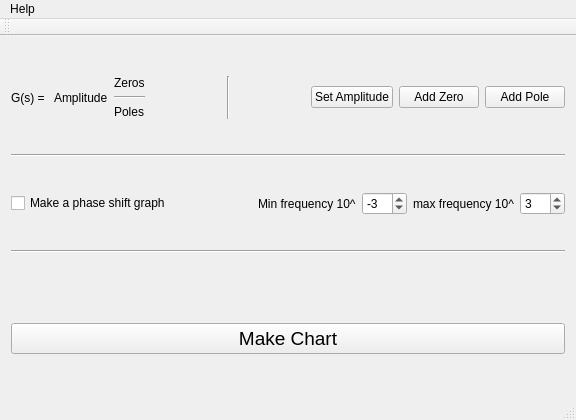
<?xml version="1.0" encoding="UTF-8"?>
<ui version="4.0">
 <class>MainWindow</class>
 <widget class="QMainWindow" name="MainWindow">
  <property name="geometry">
   <rect>
    <x>0</x>
    <y>0</y>
    <width>576</width>
    <height>420</height>
   </rect>
  </property>
  <property name="windowTitle">
   <string>MainWindow</string>
  </property>
  <widget class="QWidget" name="centralWidget">
   <layout class="QVBoxLayout" name="verticalLayout_2">
    <item>
     <layout class="QHBoxLayout" name="horizontalLayout_2">
      <item>
       <widget class="QLabel" name="system">
        <property name="text">
         <string>G(s) = </string>
        </property>
       </widget>
      </item>
      <item>
       <widget class="QLabel" name="amplitudeLabel">
        <property name="text">
         <string>Amplitude</string>
        </property>
       </widget>
      </item>
      <item>
       <layout class="QVBoxLayout" name="verticalLayout_4">
        <item>
         <widget class="QLabel" name="zerosLabel">
          <property name="text">
           <string>Zeros</string>
          </property>
         </widget>
        </item>
        <item>
         <widget class="Line" name="line">
          <property name="orientation">
           <enum>Qt::Horizontal</enum>
          </property>
         </widget>
        </item>
        <item>
         <widget class="QLabel" name="polesLabel">
          <property name="text">
           <string>Poles</string>
          </property>
         </widget>
        </item>
       </layout>
      </item>
      <item>
       <spacer name="horizontalSpacer_4">
        <property name="orientation">
         <enum>Qt::Horizontal</enum>
        </property>
        <property name="sizeHint" stdset="0">
         <size>
          <width>40</width>
          <height>20</height>
         </size>
        </property>
       </spacer>
      </item>
      <item>
       <widget class="Line" name="line_2">
        <property name="orientation">
         <enum>Qt::Vertical</enum>
        </property>
       </widget>
      </item>
      <item>
       <spacer name="horizontalSpacer">
        <property name="orientation">
         <enum>Qt::Horizontal</enum>
        </property>
        <property name="sizeHint" stdset="0">
         <size>
          <width>40</width>
          <height>20</height>
         </size>
        </property>
       </spacer>
      </item>
      <item>
       <widget class="QPushButton" name="setAmplitudeButton">
        <property name="text">
         <string>Set Amplitude</string>
        </property>
       </widget>
      </item>
      <item>
       <widget class="QPushButton" name="addZeroButton">
        <property name="text">
         <string>Add Zero</string>
        </property>
       </widget>
      </item>
      <item>
       <widget class="QPushButton" name="addPoleButton">
        <property name="text">
         <string>Add Pole</string>
        </property>
       </widget>
      </item>
     </layout>
    </item>
    <item>
     <widget class="Line" name="line_3">
      <property name="orientation">
       <enum>Qt::Horizontal</enum>
      </property>
     </widget>
    </item>
    <item>
     <layout class="QHBoxLayout" name="frequencyLayout">
      <item>
       <widget class="QCheckBox" name="phaseShiftCheckBox">
        <property name="text">
         <string>Make a phase shift graph</string>
        </property>
       </widget>
      </item>
      <item>
       <spacer name="horizontalSpacer_3">
        <property name="orientation">
         <enum>Qt::Horizontal</enum>
        </property>
        <property name="sizeHint" stdset="0">
         <size>
          <width>40</width>
          <height>20</height>
         </size>
        </property>
       </spacer>
      </item>
      <item>
       <widget class="QLabel" name="label">
        <property name="text">
         <string>Min frequency 10^</string>
        </property>
       </widget>
      </item>
      <item>
       <widget class="QSpinBox" name="minFrequencySpinBox">
        <property name="minimum">
         <number>-99</number>
        </property>
        <property name="maximum">
         <number>98</number>
        </property>
        <property name="value">
         <number>-3</number>
        </property>
       </widget>
      </item>
      <item>
       <widget class="QLabel" name="label_2">
        <property name="text">
         <string>max frequency 10^</string>
        </property>
       </widget>
      </item>
      <item>
       <widget class="QSpinBox" name="maxFrequencySpinBox">
        <property name="minimum">
         <number>-98</number>
        </property>
        <property name="value">
         <number>3</number>
        </property>
       </widget>
      </item>
     </layout>
    </item>
    <item>
     <widget class="Line" name="line_4">
      <property name="orientation">
       <enum>Qt::Horizontal</enum>
      </property>
     </widget>
    </item>
    <item>
     <layout class="QHBoxLayout" name="zerospolesLayout">
      <item>
       <widget class="QWidget" name="zerosWidget" native="true"/>
      </item>
      <item>
       <layout class="QVBoxLayout" name="zerosLayout"/>
      </item>
      <item>
       <widget class="QWidget" name="polesWidget" native="true"/>
      </item>
      <item>
       <layout class="QVBoxLayout" name="polesLayout"/>
      </item>
     </layout>
    </item>
    <item>
     <widget class="QPushButton" name="testButton">
      <property name="font">
       <font>
        <pointsize>14</pointsize>
       </font>
      </property>
      <property name="text">
       <string>Make Chart</string>
      </property>
      <property name="checkable">
       <bool>false</bool>
      </property>
     </widget>
    </item>
   </layout>
  </widget>
  <widget class="QMenuBar" name="menuBar">
   <property name="geometry">
    <rect>
     <x>0</x>
     <y>0</y>
     <width>576</width>
     <height>21</height>
    </rect>
   </property>
   <widget class="QMenu" name="menuHelp">
    <property name="title">
     <string>Help</string>
    </property>
   </widget>
   <addaction name="menuHelp"/>
  </widget>
  <widget class="QToolBar" name="mainToolBar">
   <attribute name="toolBarArea">
    <enum>TopToolBarArea</enum>
   </attribute>
   <attribute name="toolBarBreak">
    <bool>false</bool>
   </attribute>
  </widget>
  <widget class="QStatusBar" name="statusBar"/>
 </widget>
 <layoutdefault spacing="6" margin="11"/>
 <resources/>
 <connections/>
</ui>
